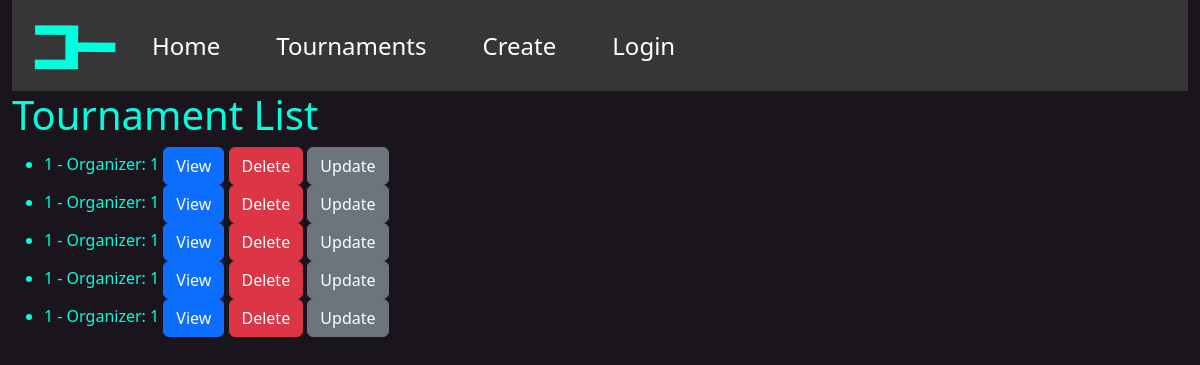
Before: /tournaments/ with the older database file.
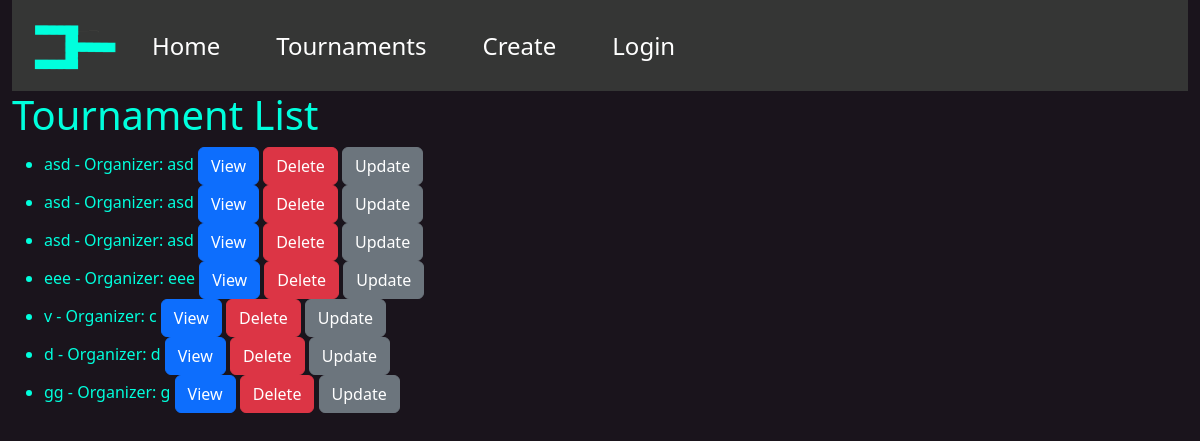
After: the same page with the newer database file.
### bracket_app/models.py (models this page shows, shortened)
class Tournament(models.Model):
    creator = models.CharField("Creator", max_length=200)
    title = models.CharField("Title", max_length=200)
    players = models.TextField(null=True)
    completed = models.BooleanField(default=False)
    def get_absolute_url(self):
        return reverse("tournament-detail", args=[str(self.id)])

### bracket_app/views.py (the view)
# urls.py: path('tournaments/', views.TournamentListView.as_view(), name='tournaments'),
class TournamentListView(generic.ListView):
    model = Tournament

### bracket_app/templates/bracket_app/tournament_list.html
{% extends 'bracket_app/base_template.html' %}
{% block content %}
<h1>Tournament List</h1>
{% if tournament_list %}
<ul>
   {% for tournament in tournament_list %}
   <li>
      {{ tournament.title }} - Organizer: {{ tournament.creator }}
      <a class="btn btn-primary" href="{{ tournament.get_absolute_url }}" role="button">View</a>
      <a class="btn btn-danger" href="{% url 'tournament-delete' pk=tournament.id %}" role="button">Delete</a>
      <a class="btn btn-secondary" href="{% url 'tournament-update' pk=tournament.id %}" role="button">Update</a>
   </li>
   {% endfor %}
</ul>
{% else %}
<p>There are no tournaments.</p>
{% endif %}
{% endblock %}

### bracket_app/templates/bracket_app/base_template.html (shortened to what this page needs)
{% load static %}
<!DOCTYPE html>
<html lang="en">
   <head>
      <link href="https://cdn.jsdelivr.net/npm/bootstrap@5.3.1/dist/css/bootstrap.min.css" rel="stylesheet" />
   </head>
   <body style="background-color: #1a141c; color: #00ffdd;">
      <div class="container-fluid">
         <nav class="navbar navbar-expand-lg" style="background-color: #353635; color: white !important">
            <div class="container-fluid">
               <img src="{% static 'images/logo.png' %}" width="100" height="75">
               <div class="collapse navbar-collapse" id="navbarNav">
                  <ul class="navbar-nav">
                     <li class="nav-item">
                        <a class="nav-link active" style="color: white;" aria-current="page" href="{% url 'index' %}">Home</a>
                     </li>
                     <li class="nav-item">
                        <a class="nav-link active" style="color: white;" aria-current="page" href="{% url 'index' %}tournaments">Tournaments</a>
                     </li>
                     <li class="nav-item">
                        <a class="nav-link active" style="color: white;" aria-current="page" href="{% url 'index' %}tournaments/create">Create</a>
                     </li>
                     {% if user.is_authenticated %}
                     <li class="nav-item">
                        <a class="nav-link active" style="color: white;" aria-current="page" href="{% url 'logout' %}">Logout: {{user}}</a>
                     </li>
                     {% else %}
                     <li class="nav-item">
                        <a class="nav-link active" style="color: white;" aria-current="page" href="{% url 'login' %}">Login</a>
                     </li>
                     {% endif %}
                  </ul>
               </div>
            </div>
         </nav>
         {% block content %}
         {% endblock %}
      </div>
   </body>
</html>

### bracket_app/templates/bracket_app/base_template.html (style rules this page uses)
.navbar-nav .nav-item a { margin-left: 20px; margin-right: 20px; font-size: 24px; color: white; }

Changed rows visible on the page:
removed Tournament: title "1", creator "1"
removed Tournament: title "1", creator "1"
removed Tournament: title "1", creator "1"
removed Tournament: title "1", creator "1"
removed Tournament: title "1", creator "1"
added Tournament: title "asd", creator "asd"
added Tournament: title "asd", creator "asd"
added Tournament: title "asd", creator "asd"
added Tournament: title "eee", creator "eee"
added Tournament: title "v", creator "c"
added Tournament: title "d", creator "d"
added Tournament: title "gg", creator "g"
